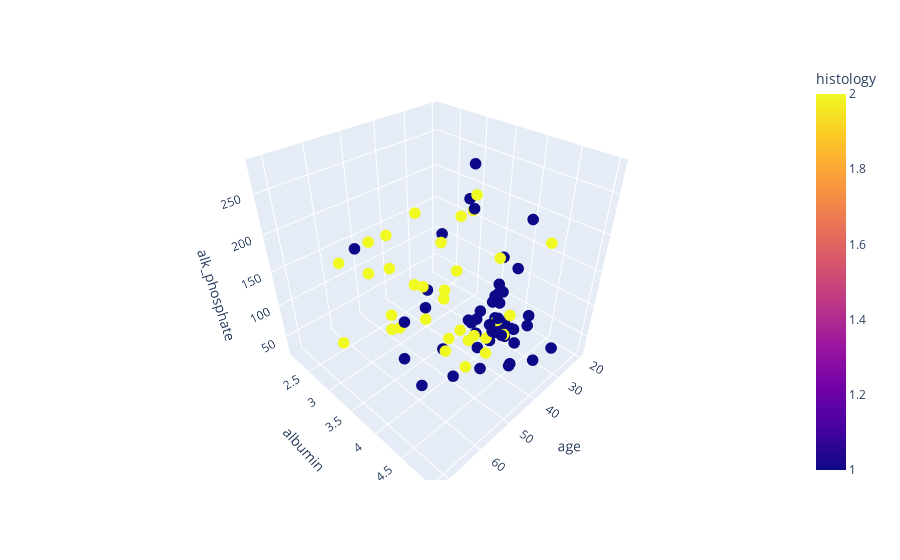

The notebook cell saved with this chart:
### Markdown cell above
⚓TAREA 6
*   Grafiqe un diagrama de dispersión 3D con los atributos EDAD, ALBUMINA, FOSFATO_ALCA.
*   Grabe el gráfico en formato: png, jpg, pdf

### Code cell
# diagrama de dispersión en 3D: edad vs. albumina vs. fosfato_alca

fig = px.scatter_3d(datos, x = 'age', y = 'albumin', z = 'alk_phosphate', color = 'histology')
fig.update_traces(marker_size = 4)
fig.show()

### Figure 1 — Plotly figure (JSON) as saved in the notebook; plotly's stock layout.template omitted (floating-point values rounded to 4 significant figures)
{"data": [{"hovertemplate": "age=%{x}<br>albumin=%{y}<br>alk_phosphate=%{z}<br>histology=%{marker.color}<extra></extra>", "legendgroup": "", "marker": {"color": [1, 1, 1, 1, 1, 1, 1, 2, 1, 1, 1, 1, 1, 1, 1, 1, 1, 1, 1, 1, 1, 1, 1, 1, 2, 1, 1, 1, 1, 1, 1, 1, 1, 1, 1, 1, 1, 1, 1, 1, 1, 1, 1, 1, 1, 1, 1, 1, 1, 2, 2, 2, 2, 2, 2, 2, 2, 2, 2, 2, 2, 2, 2, 2, 2, 2, 2, 2, 2, 2, 2, 2, 2, 2, 2, 2, 2, 2, 2, 2], "coloraxis": "coloraxis", "size": 4, "symbol": "circle"}, "mode": "markers", "name": "", "scene": "scene", "showlegend": false, "type": "scatter3d", "x": [34, 39, 32, 41, 30, 38, 40, 38, 38, 22, 27, 31, 42, 25, 27, 58, 61, 51, 39, 41, 26, 35, 23, 42, 65, 52, 33, 56, 28, 36, 38, 44, 40, 30, 30, 64, 37, 32, 32, 36, 49, 39, 32, 34, 34, 36, 30, 62, 28, 38, 50, 59, 40, 30, 47, 48, 27, 51, 47, 54, 33, 42, 50, 20, 50, 34, 50, 54, 57, 54, 72, 38, 25, 38, 47, 45, 49, 31, 53, 43], "y": [4, 4.4, 3.7, 3.9, 4.9, 2.9, 4, 4.1, 4.2, 4.2, 4.1, 4, 4.7, 4.3, 3.8, 2.7, 3.8, 4.6, 3.8, 5, 3.8, 4.3, 4.1, 4, 2.9, 4, 4.4, 4.4, 3.3, 4.2, 4.2, 4.4, 4, 4.2, 3.9, 4.3, 4.5, 4, 3.4, 3.1, 3.5, 4, 4.1, 4, 4.4, 4.2, 4, 3.9, 4, 4.4, 3.4, 3.6, 4.2, 3.9, 4.2, 2.7, 3, 3.9, 2.1, 3.6, 3, 3.8, 3.9, 2.9, 4, 4.1, 2.4, 3.1, 3.3, 4.5, 3.4, 3.8, 4.5, 3.5, 2.6, 4.2, 3.5, 4.2, 4.1, 3.1], "z": [95, 78, 59, 81, 57, 72, 62, 53, 70, 48, 133, 85, 60, 45, 95, 175, 78, 78, 280, 81, 135, 58, 194, 85, 180, 75, 46, 71, 191, 85, 125, 110, 85, 50, 52, 80, 26, 102, 215, 164, 103, 34, 55, 30, 72, 62, 100, 141, 44, 76, 230, 107, 40, 147, 84, 123, 168, 215, 86, 155, 63, 62, 139, 160, 85, 70, 155, 85, 82, 85, 115, 243, 181, 130, 166, 85, 85, 75, 81, 100]}], "layout": {"coloraxis": {"colorbar": {"title": {"text": "histology"}}, "colorscale": [[0, "#0d0887"], [0.1111, "#46039f"], [0.2222, "#7201a8"], [0.3333, "#9c179e"], [0.4444, "#bd3786"], [0.5556, "#d8576b"], [0.6667, "#ed7953"], [0.7778, "#fb9f3a"], [0.8889, "#fdca26"], [1, "#f0f921"]]}, "legend": {"tracegroupgap": 0}, "margin": {"t": 60}, "scene": {"domain": {"x": [0, 1], "y": [0, 1]}, "xaxis": {"title": {"text": "age"}}, "yaxis": {"title": {"text": "albumin"}}, "zaxis": {"title": {"text": "alk_phosphate"}}}}}
